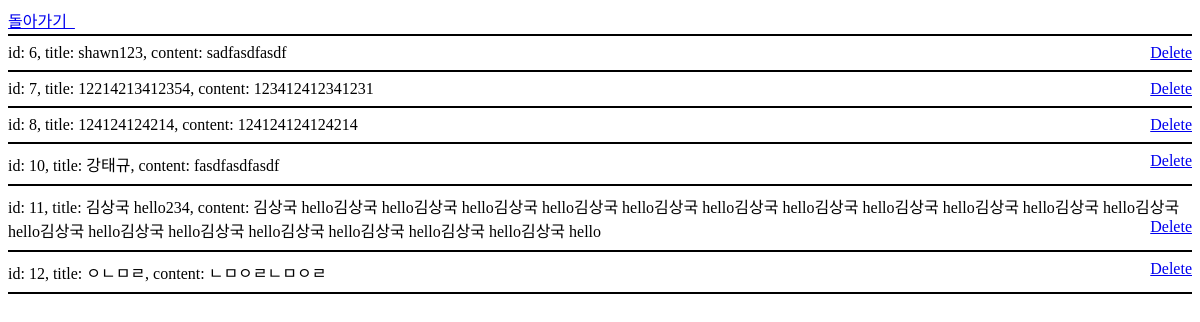
The page /view_bulletin on the database as committed earlier.
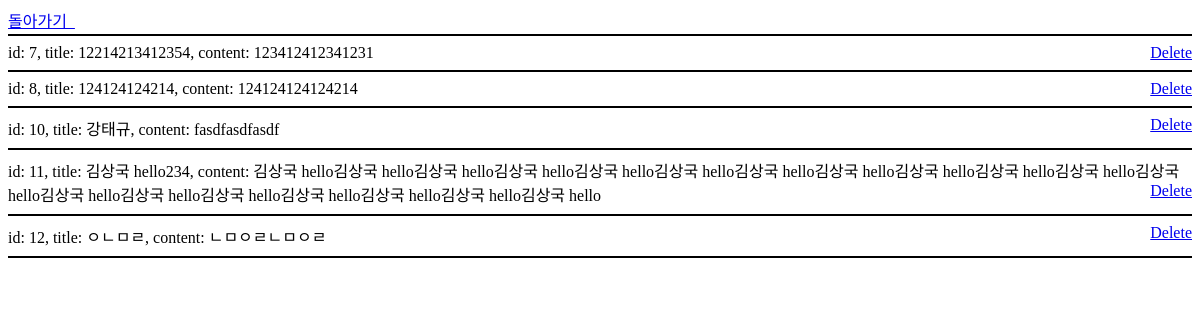
The same page on the database as committed later.
### main.py (models this page shows, shortened)
class Bulletin(db.Model):
    id = db.Column(db.Integer, primary_key = True)
    title = db.Column(db.String(80))
    content = db.Column(db.String(80))
    writer = db.Column(db.String(80))

### main.py (the view)
@app.route("/view_bulletin")
def view_bulletin():
    return render_template("view_bulletin.html", values=Bulletin.query.all())

### templates/view_bulletin.html
<a href="../admin" style ="float: left;"class="btn btn-danger btn-xs" >돌아가기 &nbsp;</a>
<a>&nbsp;</a>
<hr color="black">
{% for item in values %}
    id: {{item.id}}, title: {{item.title}}, content: {{item.content}}
    <a href="view_bulletin/delete/{{item.id}}" style ="float: right;"class="btn btn-danger btn-xs" onclick="return confirm('삭제하시겠습니까 ?')">Delete</a>
    <hr color="black">
{% endfor %}

Rows that differ between the two databases and show on the page:
removed Bulletin: id "6", title "shawn123", content "sadfasdfasdf"
